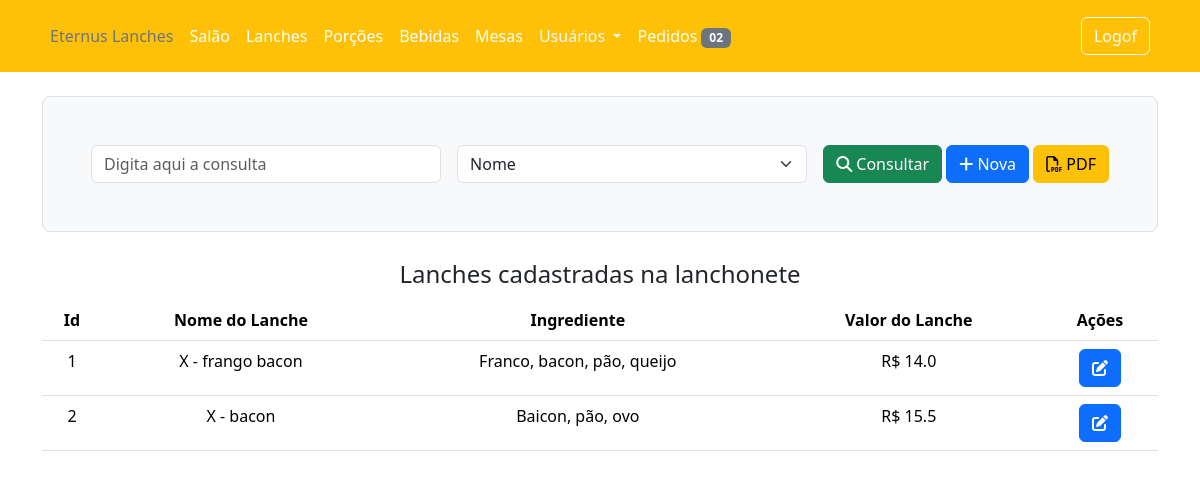
/lanchesView (signed in), run on an earlier commit of the app's database.
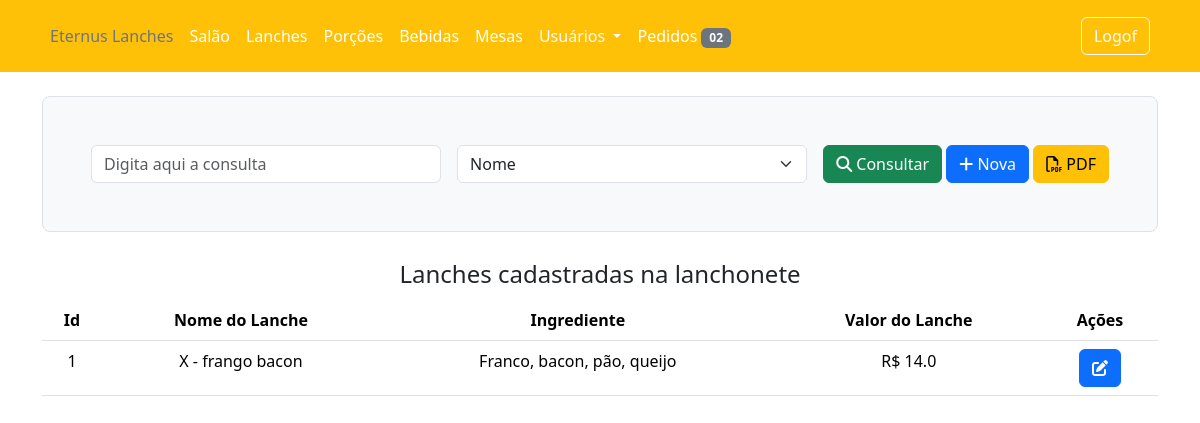
And on a later commit of the database.
### app/models/bdEternusLanches.py (models this page shows, shortened)
class Lanches(db.Model):
    __tablename__ = 'Lanches'
    id = db.Column(db.Integer, primary_key=True)
    nome = db.Column(db.String(40), unique=True, nullable=True)
    valor = db.Column(db.Float, nullable=False)
    ingrediente = db.Column(db.String(150), nullable=False)

### app/controllers/lanchonete/routes.py (the view)
@lanchonete.route('/lanchesView', methods=['GET'])
@login_required
def lanchesView():
    if current_user.is_authenticated:
        if current_user.acesso[0].tipo == 'Funcionario':
            form = LancheConsultaForm()
            lanches = Lanches.query.all()
            return render_template('lanchonete/lanches/lanchesView.html', title='Lanches', form=form, lanches=lanches)
        else:
            flash('Não tem permissão para acessar essa página', 'danger')
            return redirect(url_for('home.index'))
    else:
        flash('Faça o login para acessar essa página.', 'danger')
        return redirect(url_for('users.login'))

### app/controllers/lanchonete/lanchoneteForm.py
class LancheConsultaForm(FlaskForm):
    consultar = StringField('Consulta', validators=[DataRequired()])
    selection = SelectField(choices=['Nome', 'Id'])

### app/models/bdEternusLanches.py (called while the page is built)
@login_manager.user_loader
def load_user(user_id):
    return Users.query.get(int(user_id))

### app/templates/lanchonete/lanches/lanchesView.html (shortened to what this page needs)
{% extends 'layout/lanchonete.html' %}
{% block content %}
<div class="container">
    <header class="h-100 p-5 bg-light border rounded-3 mt-4">
        <form action="" method="POST" class="row g-3">
            <div class="col md-3">
                {{form.consultar(class='form-control', placeholder='Digita aqui a consulta')}}
            </div>
            <div class="col md-4">
                {{form.selection(class='form-select col-md-2 ml-3')}}
            </div>
            <div class="col-auto">
                <button type="submit" class="btn btn-success ml-4"><i class="fa-solid fa-magnifying-glass"></i> Consultar</button>
                <a class="btn btn-primary ml-3" href="{{url_for('lanchonete.novoLanche')}}" role="button"><i class="fa-solid fa-plus"></i> Nova</a>
                <a class="btn btn-warning ml-3" href=" " role="button"><i class="fa-regular fa-file-pdf"></i> PDF</a>
            </div>
        </form>
    </header>
    <main>
        <fieldset>
            <legend class="text-center mt-4">Lanches cadastradas na lanchonete</legend>
            <table class="table table-hover text-center">
                <thead>
                    <tr>
                        <th scope="col">Id</th>
                        <th scope="col">Nome do Lanche</th>
                        <th scope="col">Ingrediente</th>
                        <th scope="col">Valor do Lanche</th>
                        <th scope="col">Ações</th>
                    </tr>
                </thead>
                <tbody>
                    {% for lanche in lanches%}
                    <tr>
                        <td scope="row">{{lanche.id}}</td>
                        <td scope="row">{{lanche.nome}}</td>
                        <td scope="row">{{lanche.ingrediente}}</td>
                        <td scope="row">R$ {{lanche.valor}}</td>
                        <td scope="row">
                            <button onclick="editarLanche('{{lanche.id}}')" type="button" class="btn btn-primary" data-bs-toggle="modal" data-bs-target="#lancheModal">
                                <i class="fa-solid fa-pen-to-square"></i>
                            </button>
                        </td>
                    </tr>
                    {% endfor %}
                </tbody>
            </table>
        </fieldset>
    </main>
</div>
{% endblock content %}

### app/templates/layout/lanchonete.html (shortened to what this page needs)
<!doctype html>
<html lang="en">
    <head>
        <link rel="stylesheet" href="{{url_for('static', filename='node_modules/bootstrap/dist/css/bootstrap.min.css')}}"/>
        <link rel="stylesheet" href="{{url_for('static', filename='node_modules/@fortawesome/fontawesome-free/css/fontawesome.css')}}">
        <link rel="stylesheet" href="{{url_for('static', filename='node_modules/@fortawesome/fontawesome-free/css/brands.css')}}">
        <link rel="stylesheet" href="{{url_for('static', filename='node_modules/@fortawesome/fontawesome-free/css/solid.css')}}">
    </head>
    <body>
      <header class="p-3 text-bg-warning">
        <div class="container">
          <div class="d-flex flex-wrap align-items-center justify-content-center justify-content-lg-start">
            <ul class="nav col-12 col-lg-auto me-lg-auto mb-2 justify-content-center mb-md-0">
              <li><a href="{{url_for('home.index')}}" class="nav-link px-2 text-secondary">Eternus Lanches</a></li>
              <li><a href="{{url_for('lanchonete.salaoLanchonete')}}" class="nav-link px-2 text-white">Salão</a></li>
              <li><a href="{{url_for('lanchonete.lanchesView')}}" class="nav-link px-2 text-white">Lanches</a></li>
              <li><a href="{{url_for('lanchonete.porcoes')}}" class="nav-link px-2 text-white">Porções</a></li>
              <li><a href="{{url_for('lanchonete.bebidas')}}" class="nav-link px-2 text-white">Bebidas</a></li>
              <li><a href="{{url_for('lanchonete.mesas')}}" class="nav-link px-2 text-white">Mesas</a></li>
              <ul class="navbar-nav px-2">
                <li class="nav-item dropdown">
                  <a class="nav-link dropdown-toggle text-light" href="#" role="button" data-bs-toggle="dropdown" aria-expanded="false">
                    Usuários
                  </a>
                </li>
              </ul>
              <li><a href="{{url_for('lanchonete.pedidos')}}" class="nav-link px-2 text-white">Pedidos <span class="badge text-bg-secondary">02</span></a></li>
            </ul>
            <div class="text-end">
              <a class="btn btn-outline-light me-2" href="{{url_for('users.logout')}}" role="button">Logof</a>
            </div>
          </div>
        </div>
      </header>
      <main>
          {% block content %} {% endblock content %}
      </main>
    </body>
</html>

What changed in the data, as far as the page shows it:
removed Lanches: id "2", nome "X - bacon", ingrediente "Baicon, pão, ovo", valor "15.5"
